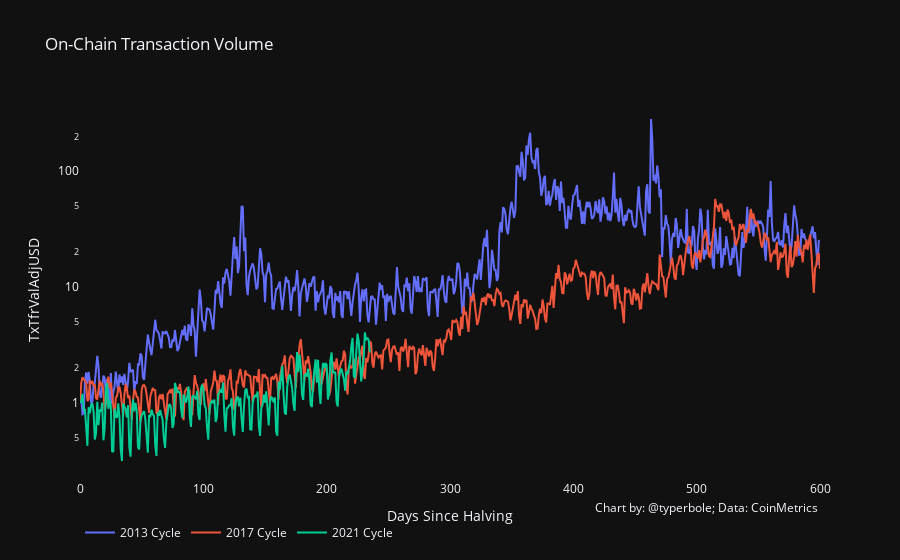

Notebook cell for this chart:
### Code cell
plot_comparison_chart(data, 'TxTfrValAdjUSD', cycle='halving', index=True, title='On-Chain Transaction Volume', y_axis_type='log')

### Figure 1 — Plotly figure (JSON) as saved in the notebook; plotly's stock layout.template omitted (floating-point values rounded to 4 significant figures; data arrays with more than 128 entries replaced by an {"elided": "..."} marker saying what was removed)
{"data": [{"name": "2013 Cycle", "type": "scatter", "x": {"elided": "601 int values"}, "xaxis": "x", "y": {"elided": "601 float values"}, "yaxis": "y"}, {"name": "2017 Cycle", "type": "scatter", "x": {"elided": "601 int values"}, "xaxis": "x", "y": {"elided": "601 float values"}, "yaxis": "y"}, {"name": "2021 Cycle", "type": "scatter", "x": {"elided": "601 int values"}, "xaxis": "x", "y": {"elided": "601 float values"}, "yaxis": "y"}], "layout": {"annotations": [{"showarrow": false, "text": "Chart by: @typerbole; Data: CoinMetrics", "x": 1, "xanchor": "right", "xref": "paper", "xshift": 0, "y": -0.1, "yanchor": "auto", "yref": "paper", "yshift": 0}], "legend": {"orientation": "h"}, "showlegend": true, "title": {"text": "On-Chain Transaction Volume"}, "xaxis": {"anchor": "y", "domain": [0, 1], "showgrid": false, "showline": false, "title": {"text": "Days Since Halving"}, "zeroline": false}, "yaxis": {"anchor": "x", "domain": [0, 1], "showgrid": false, "showline": false, "title": {"text": "TxTfrValAdjUSD"}, "type": "log", "zeroline": false}}}
